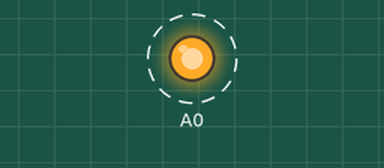
Recording of a sketch running on a simulated Arduino Zero (SAMD21). Parts: output pins drawn as LEDs (lit = HIGH). Dashed ring = blinking.

Above: at 0.2 s.
Timing chart, 0 to 3.0 s (numbered marks = the images above):
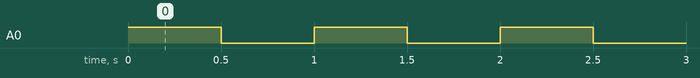

Measured:
- by itself, A0: alternates HIGH for 0.50 s and LOW for 0.50 s

The sketch:

CV_out_r4.ino
```cpp
void setup() {
  pinMode(DAC, OUTPUT);
  analogWriteResolution(12);
}

void loop() {
  analogWrite(DAC, 4095);
  delay(500);
  analogWrite(DAC, 0);
  delay(500);
}
```
